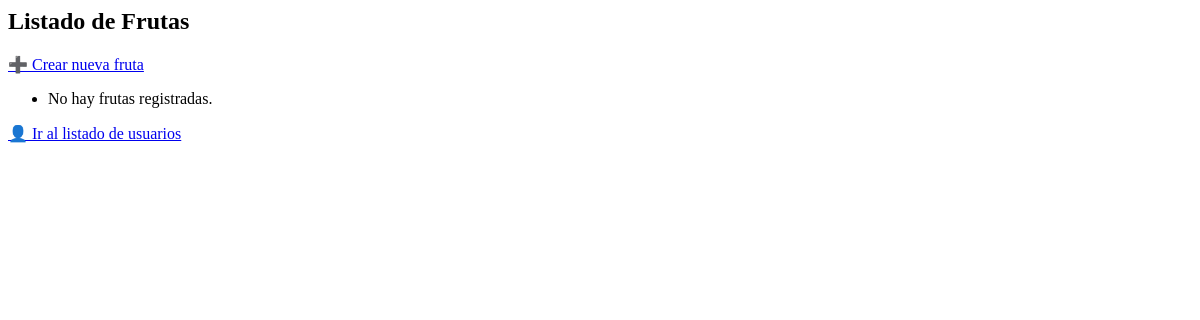
The app's page /frutas/, older data.
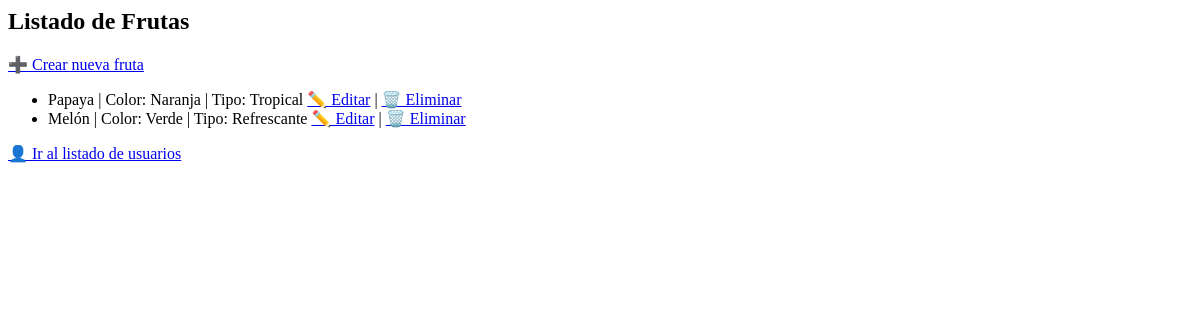
The same page, newer data.
### selector/models.py (models this page shows, shortened)
class Fruta(models.Model):
    nombre = models.CharField(max_length=100)
    color = models.CharField(max_length=50)
    tipo = models.CharField(max_length=50)
    descripcion = models.TextField()

### selector/views.py (the view)
# urls.py: path('frutas/', views.fruta_list, name='fruta_list'),
def fruta_list(request):
    frutas = Fruta.objects.all()
    return render(request, 'fruta_list.html', {'frutas': frutas})

### selector/templates/fruta_list.html
<h2>Listado de Frutas</h2>
<a href="{% url 'fruta_create' %}">➕ Crear nueva fruta</a>
<ul>
  {% for fruta in frutas %}
    <li>
      {{ fruta.nombre }} | Color: {{ fruta.color }} | Tipo: {{ fruta.tipo }}
      <a href="{% url 'fruta_update' fruta.id %}">✏️ Editar</a> |
      <a href="{% url 'fruta_delete' fruta.id %}">🗑️ Eliminar</a>
    </li>
  {% empty %}
    <li>No hay frutas registradas.</li>
  {% endfor %}
</ul>
<a href="{% url 'usuario_list' %}">👤 Ir al listado de usuarios</a>

Row changes from the older to the newer data that the page shows:
added Fruta: nombre "Papaya", color "Naranja", tipo "Tropical"
added Fruta: nombre "Melón", color "Verde", tipo "Refrescante"
Text that changed along with them:
text no longer shown: "No hay frutas registradas."
